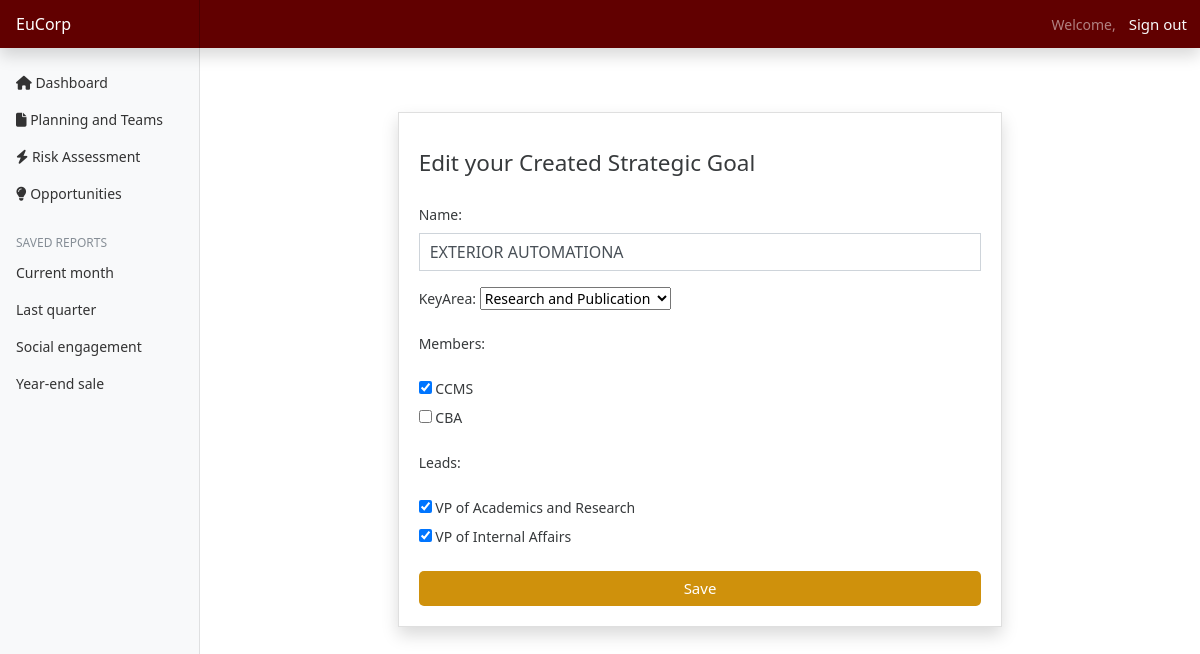
Before: /plans/editStrategicgoal/1/ (signed in) with the older database file.
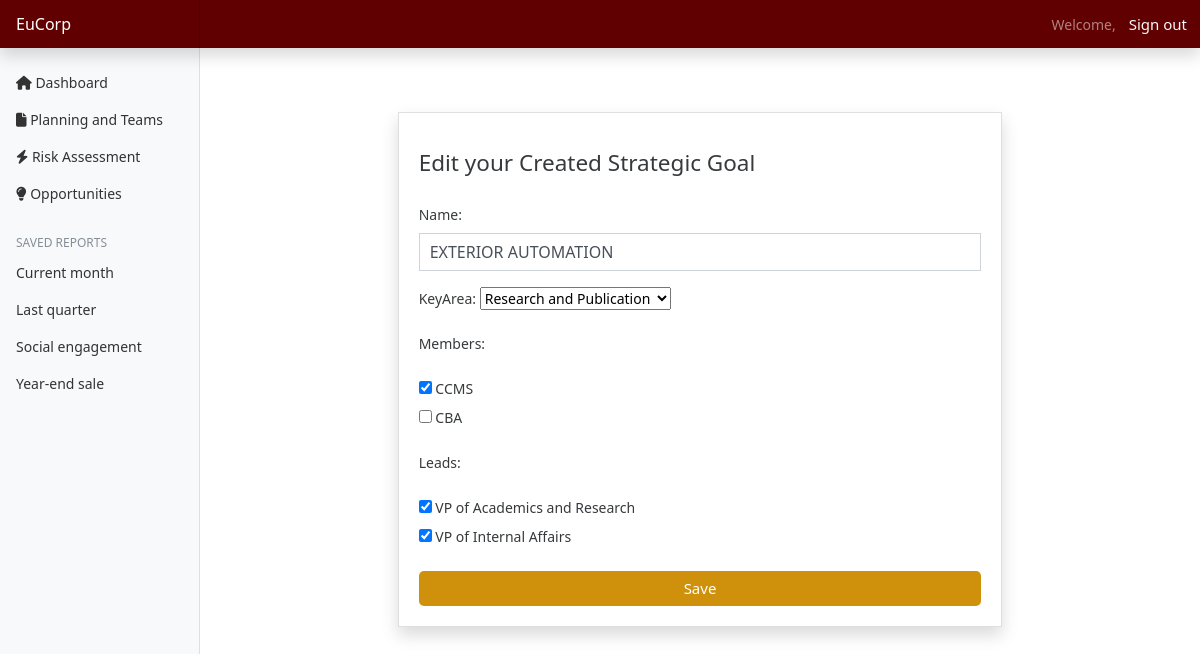
After: the same page with the newer database file.
### plans/models.py (models this page shows, shortened)
class StrategicGoals(models.Model):
    goal_id = models.AutoField(primary_key=True)
    name = models.CharField(max_length=255)
    keyArea = models.ForeignKey(KeyAreas, on_delete=models.CASCADE)
    members = models.ManyToManyField(DepartmentHeads)
    leads = models.ManyToManyField(Lead)  # Ensure this is ManyToManyField if needed
    class Meta:
        unique_together = (('goal_id',))

class KeyAreas(models.Model):
    name = models.CharField(max_length=255)
    department = models.ForeignKey(to=DepartmentHeads, on_delete=models.CASCADE)
    def __str__(self):
        return f"{self.name}"

### departments/models.py (models this page shows, shortened)
class Department(models.Model):
    name = models.CharField(max_length=255)

### leads/models.py (models this page shows)
class Position(models.Model):
    name = models.CharField(max_length=255)
    def __str__(self):
        return self.name

### plans/views.py (the view)
# urls.py: path('editStrategicgoal/<int:goal_id>/', views.editStratGoal, name='editStrategicGoal'),
@login_required(login_url='authentication/login')
def editStratGoal(request, goal_id):
    strategicGoal = get_object_or_404(StrategicGoals, pk=goal_id)
    if request.method == 'POST':
        form = StrategicGoalForm(request.POST, instance = strategicGoal)
        if form.is_valid():
            try:
                with transaction.atomic():
                    form.save()
                    messages.success(request, 'Strategic Goal Updated Successfully')
                    return redirect('plans')
            except Exception as e:
                messages.error(request, f'An error occured : {e}')
        else:
            messages.error(request, 'Please correct the errors below')
    else:
        form = StrategicGoalForm(instance=strategicGoal)
    context = {
        'form': form,
        'strategicGoal' : strategicGoal
    }
    return render(request, 'plans/editStratGoals.html', context)

### plans/forms.py
class StrategicGoalForm(forms.ModelForm):
    class Meta:
        model = StrategicGoals
        fields = ['name', 'keyArea', 'members', 'leads']
        widgets = {
            'name': forms.TextInput(attrs={
                'class': 'form-control long-input',
                'placeholder': 'Enter Goal Name',
                'style': 'width: 100%; max-width: 600px; padding: 10px; font-size: 16px;',
            }),
            'members' : forms.CheckboxSelectMultiple(),
            'leads' : forms.CheckboxSelectMultiple(),
        }
    def __init__(self, *args, **kwargs):
        super(StrategicGoalForm,self).__init__(*args, **kwargs)
        self.fields['keyArea'].queryset = KeyAreas.objects.all()
        self.fields['members'].queryset = DepartmentHeads.objects.all()
        self.fields['leads'].queryset = Lead.objects.all()

### departments/models.py (called while the page is built)
    def __str__(self):
        return f"{self.department.name}"

### leads/models.py (called while the page is built)
    def __str__(self):
        return f"{self.position}"

### templates/plans/editStratGoals.html (shortened to what this page needs)
{% extends 'base.html' %}
{% load static %}
{% block content %}
<div class="container mt-5">
    <div class="row justify-content-center">
        <div class="col-md-8">
            <div class="card shadow">
                <div class="card-body">
                    <h4 class="card-title py-3">Edit your Created Strategic Goal</h4>
                    <form action="" method="post" id="strategicGoalForm">
                        {{ form.as_p }}
                        <button type="submit" class="btn btn-primary btn-block" style="background-color: #CF910C; border-radius: 5px; border: none;">Save</button>
                    </form>
                </div>
            </div>
        </div>
    </div>
</div>
{% endblock %}

Changed rows visible on the page:
changed StrategicGoals "Research and Publication": name "EXTERIOR AUTOMATIONA" → "EXTERIOR AUTOMATION"
